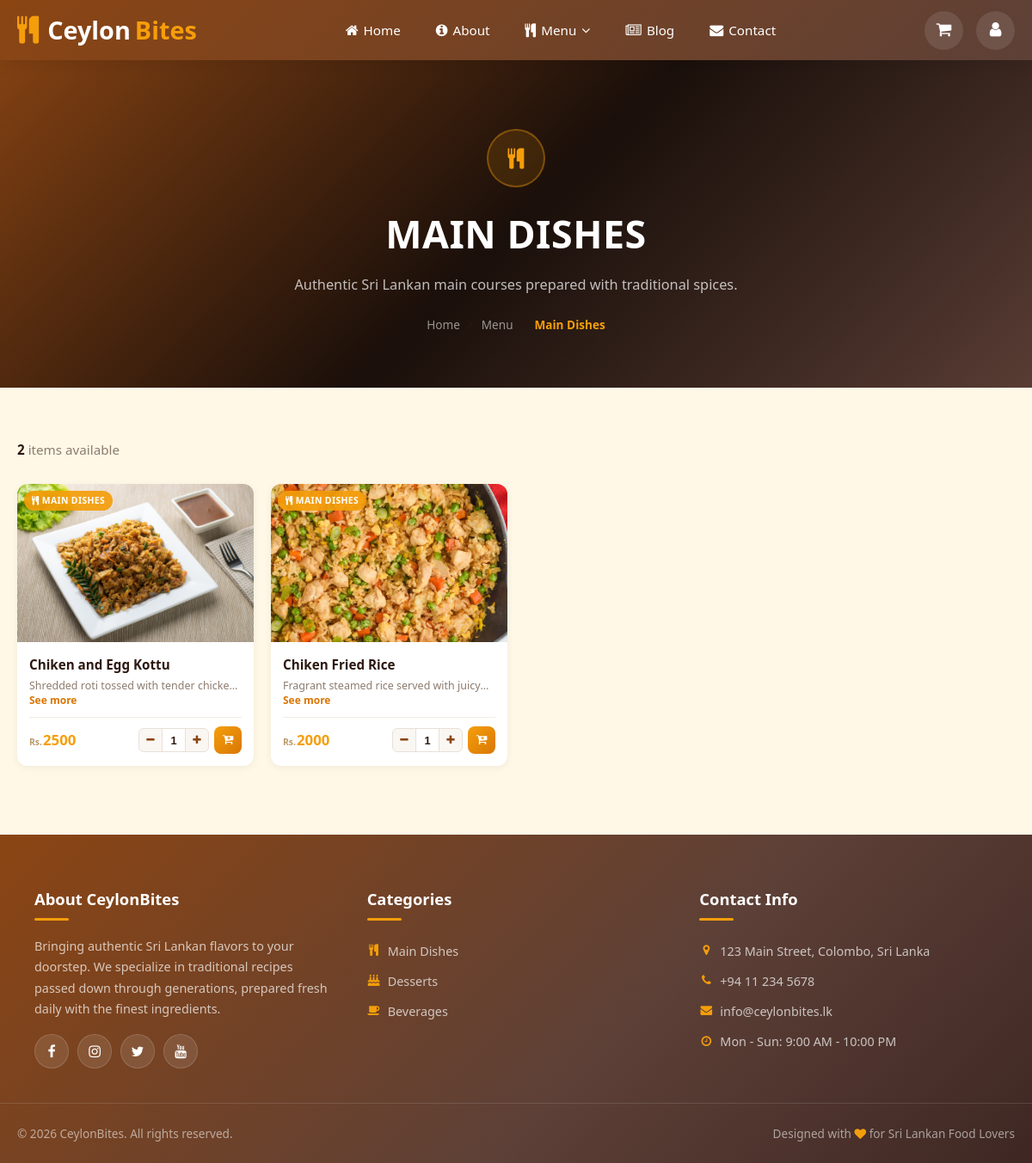
/category.php?category=main, run on the app's committed database.
### tables this page shows
CREATE TABLE `products` (
  `id` int(100) NOT NULL,
  `name` varchar(100) NOT NULL,
  `category` varchar(100) NOT NULL,
  `description` varchar(250) NOT NULL,
  `price` int(10) NOT NULL,
  `image` varchar(100) NOT NULL
);

### category.php (the view, shortened to what this page needs)
<!DOCTYPE html>
<html lang="en">
<head>
   <link rel="stylesheet" href="https://cdnjs.cloudflare.com/ajax/libs/font-awesome/4.7.0/css/font-awesome.css" />
   <link rel="stylesheet" href="css/navbar.css">
   <link rel="stylesheet" href="css/style.css">
   <link rel="stylesheet" href="css/home-style.css">
   <link rel="stylesheet" href="css/pages-style.css">
   <link rel="stylesheet" href="css/category.css">
</head>
<body>
<?php include 'user_header.php'; ?>
<?php
   $category = isset($_GET['category']) ? $_GET['category'] : '';
   $category_title_map = [
      'main' => 'Main Dishes',
      'desserts' => 'Desserts',
      'beverages' => 'Beverages',
   ];
   $heading = isset($category_title_map[$category]) ? $category_title_map[$category] : ucfirst($category ?: 'Menu');
   $category_icons = [
      'main' => 'fa-cutlery',
      'desserts' => 'fa-birthday-cake',
      'beverages' => 'fa-coffee',
   ];
   $cat_icon = isset($category_icons[$category]) ? $category_icons[$category] : 'fa-cutlery';
   $category_desc = [
      'main' => 'Authentic Sri Lankan main courses prepared with traditional spices.',
      'desserts' => 'Handcrafted desserts made with love and the finest ingredients.',
      'beverages' => 'Traditional and modern beverages to refresh your day.',
   ];
   $cat_desc = isset($category_desc[$category]) ? $category_desc[$category] : 'Discover our delicious offerings.';
?>
<section class="ctg-hero">
   <div class="ctg-hero-overlay"></div>
   <div class="ctg-hero-inner">
      <span class="ctg-hero-badge"><i class="fa <?= $cat_icon; ?>"></i></span>
      <h1 class="ctg-hero-title"><?= htmlspecialchars($heading); ?></h1>
      <p class="ctg-hero-sub"><?= $cat_desc; ?></p>
      <nav class="ctg-breadcrumb">
         <a href="index.php">Home</a>
         <i class="fa fa-angle-right"></i>
         <a href="menu.php">Menu</a>
         <i class="fa fa-angle-right"></i>
         <span><?= htmlspecialchars($heading); ?></span>
      </nav>
   </div>
</section>
<section class="ctg-products">
   <div class="ctg-wrap">
      <?php
         $select_products = $conn->prepare("SELECT * FROM `products` WHERE category = ?");
         $select_products->execute([$category]);
         $product_count = $select_products->rowCount();
      ?>
      <div class="ctg-bar">
         <p class="ctg-bar-count"><strong><?= $product_count; ?></strong> item<?= $product_count !== 1 ? 's' : ''; ?> available</p>
      </div>
      <?php if($product_count > 0): ?>
      <div class="ctg-grid">
         <?php while($fp = $select_products->fetch(PDO::FETCH_ASSOC)): ?>
         <div class="ctg-card">
            <div class="ctg-card-img">
               <img src="uploaded_img/<?= $fp['image']; ?>" alt="<?= htmlspecialchars($fp['name']); ?>">
               <span class="ctg-card-cat"><i class="fa <?= $cat_icon; ?>"></i> <?= htmlspecialchars($heading); ?></span>
            </div>
            <div class="ctg-card-body">
               <h3 class="ctg-card-name"><?= htmlspecialchars($fp['name']); ?></h3>
               <p class="ctg-card-desc">
                  <span class="ctg-desc-text"><?= htmlspecialchars($fp['description']); ?></span>
                  <span class="ctg-see-more" onclick="ctgShowDesc('<?= htmlspecialchars(addslashes($fp['name']), ENT_QUOTES); ?>','<?= htmlspecialchars(addslashes($fp['description']), ENT_QUOTES); ?>')">See more</span>
               </p>
               <div class="ctg-card-bottom">
                  <div class="ctg-card-price"><small>Rs.</small><?= htmlspecialchars($fp['price']); ?></div>
                  <form action="" method="post" class="ctg-card-form">
                     <div class="ctg-qty-group">
                        <button type="button" class="ctg-qty-btn ctg-qty-minus" onclick="this.parentNode.querySelector('.ctg-qty-input').stepDown();"><i class="fa fa-minus"></i></button>
                        <input type="number" name="qty" class="ctg-qty-input" min="1" max="99" value="1">
                        <button type="button" class="ctg-qty-btn ctg-qty-plus" onclick="this.parentNode.querySelector('.ctg-qty-input').stepUp();"><i class="fa fa-plus"></i></button>
                     </div>
                     <button type="submit" name="add_to_cart" class="ctg-add-btn">
                        <i class="fa fa-cart-plus"></i>
                     </button>
                  </form>
               </div>
            </div>
         </div>
         <?php endwhile; ?>
      </div>
      <?php endif; ?>
   </div>
</section>
<?php include 'user_footer.php'; ?>
</body>
</html>

### user_header.php (shortened to what this page needs)
<header class="main-header">
    <div class="header-container">
        <div class="logo-section">
            <a href="index.php" class="brand-logo">
                <i class="fa fa-cutlery"></i>
                <span class="brand-name"><span class="brand-ceylon">Ceylon</span><span class="brand-bites">Bites</span></span>
            </a>
        </div>
        <nav class="main-nav" id="main-nav">
            <ul class="nav-menu">
                <li class="nav-item"><a href="index.php" class="nav-link"><i class="fa fa-home"></i> Home</a></li>
                <li class="nav-item"><a href="about us.php" class="nav-link"><i class="fa fa-info-circle"></i> About</a></li>
                <li class="nav-item dropdown">
                    <a href="#" class="nav-link dropdown-toggle"><i class="fa fa-cutlery"></i> Menu <i class="fa fa-angle-down"></i></a>
                </li>
                <li class="nav-item"><a href="blog.php" class="nav-link"><i class="fa fa-newspaper-o"></i> Blog</a></li>
                <li class="nav-item"><a href="contact us.php" class="nav-link"><i class="fa fa-envelope"></i> Contact</a></li>
            </ul>
        </nav>
        <div class="header-actions">
            <a href="cart.php" class="action-btn cart-btn">
                <i class="fa fa-shopping-cart"></i>
            </a>
            <button type="button" class="action-btn user-btn" id="user-btn">
                <i class="fa fa-user"></i>
            </button>
        </div>
    </div>
</header>

### user_footer.php (shortened to what this page needs)
<footer class="footer-section">
    <div class="footer-content">
        <div class="footer-column">
            <h3>About CeylonBites</h3>
            <p>Bringing authentic Sri Lankan flavors to your doorstep. We specialize in traditional recipes passed down through generations, prepared fresh daily with the finest ingredients.</p>
            <div class="social-links">
                <a href="#" title="Facebook"><i class="fa fa-facebook"></i></a>
                <a href="#" title="Instagram"><i class="fa fa-instagram"></i></a>
                <a href="#" title="Twitter"><i class="fa fa-twitter"></i></a>
                <a href="#" title="YouTube"><i class="fa fa-youtube"></i></a>
            </div>
        </div>
        <div class="footer-column">
            <h3>Categories</h3>
            <ul>
                <li><a href="category.php?category=main"><i class="fa fa-cutlery"></i> Main Dishes</a></li>
                <li><a href="category.php?category=desserts"><i class="fa fa-birthday-cake"></i> Desserts</a></li>
                <li><a href="category.php?category=beverages"><i class="fa fa-coffee"></i> Beverages</a></li>
            </ul>
        </div>
        <div class="footer-column">
            <h3>Contact Info</h3>
            <ul>
                <li><i class="fa fa-map-marker"></i> 123 Main Street, Colombo, Sri Lanka</li>
                <li><i class="fa fa-phone"></i> +94 11 234 5678</li>
                <li><i class="fa fa-envelope"></i> info@ceylonbites.lk</li>
                <li><i class="fa fa-clock-o"></i> Mon - Sun: 9:00 AM - 10:00 PM</li>
            </ul>
        </div>
    </div>
    <div class="footer-bottom">
        <p>&copy; <?= date('Y'); ?> CeylonBites. All rights reserved.</p>
        <p>Designed with <i class="fa fa-heart" style="color: #F59E0B;"></i> for Sri Lankan Food Lovers</p>
    </div>
</footer>

### css/navbar.css (style rules this page uses)
:root { --primary-orange: #F59E0B; --dark-brown: #5D4037; --primary-brown: #8B4513; --light-cream: #FFF8E7; --white: #ffffff; --text-dark: #2C1810; --shadow: rgba(0, 0, 0, 0.15); --transition: all 0.3s ease; }
* { margin: 0; padding: 0; box-sizing: border-box; }
.main-header { background: linear-gradient(135deg, #8B4513 0%, #5D4037 100%); box-shadow: 0 2px 20px rgba(0, 0, 0, 0.1); position: sticky; top: 0; z-index: 1000; width: 100%; }
.header-container { max-width: 1400px; margin: 0 auto; padding: 0 20px; display: flex; align-items: center; justify-content: space-between; height: 70px; }
.logo-section { flex-shrink: 0; }
.brand-logo { display: flex; align-items: center; gap: 10px; text-decoration: none; font-size: 1.8rem; font-weight: 800; transition: var(--transition); }
.brand-logo i { color: var(--primary-orange); font-size: 2rem; }
.brand-name { display: flex; gap: 5px; }
.brand-ceylon { color: var(--white); }
.brand-bites { color: var(--primary-orange); }
.main-nav { flex: 1; display: flex; justify-content: center; }
.nav-menu { display: flex; list-style: none; gap: 5px; margin: 0; padding: 0; }
.nav-item { position: relative; }
.nav-link { display: flex; align-items: center; gap: 6px; padding: 10px 18px; color: var(--white); text-decoration: none; font-weight: 500; font-size: 0.95rem; border-radius: 8px; transition: var(--transition); white-space: nowrap; }
.nav-link i { font-size: 1rem; }
.dropdown { position: relative; }
.dropdown-toggle { cursor: pointer; }
.header-actions { display: flex; align-items: center; gap: 15px; }
.action-btn { position: relative; width: 45px; height: 45px; border-radius: 50%; background: rgba(255, 255, 255, 0.1); border: 2px solid transparent; color: var(--white); font-size: 1.2rem; display: flex; align-items: center; justify-content: center; cursor: pointer; transition: var(--transition); }

### data on the page
products: image (picture), name "Chiken and Egg Kottu", description "Shredded roti tossed with tender…", price "2500"
products: image (picture), name "Chiken Fried Rice", description "Fragrant steamed rice served with…", price "2000"

### other printed values
$heading "MAIN DISHES"
$cat_desc "Authentic Sri Lankan main courses prepared with traditional spices."
$heading "Main Dishes"
$product_count "2"
